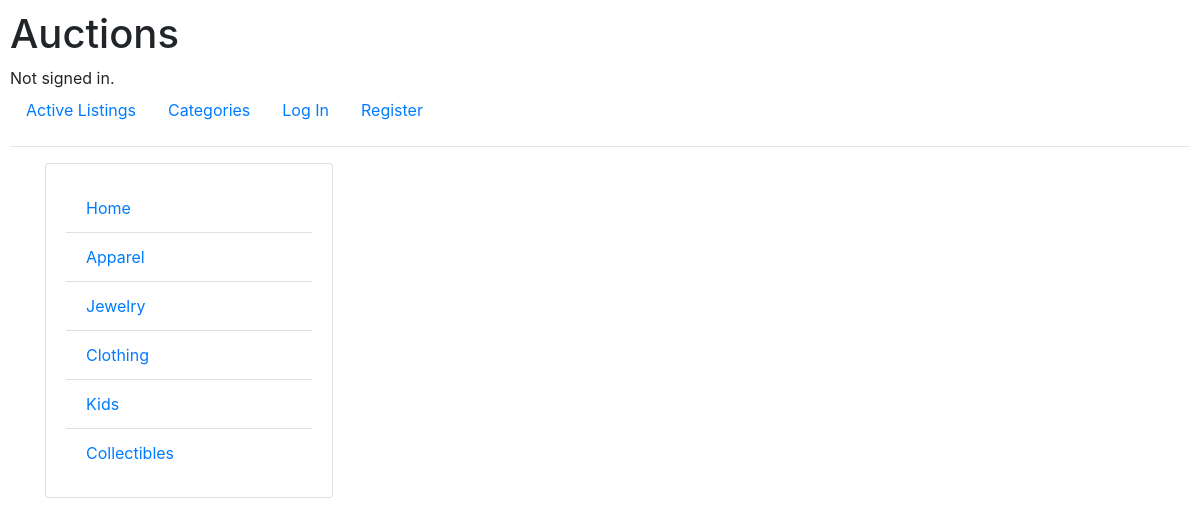
/category, run on an earlier commit of the app's database.
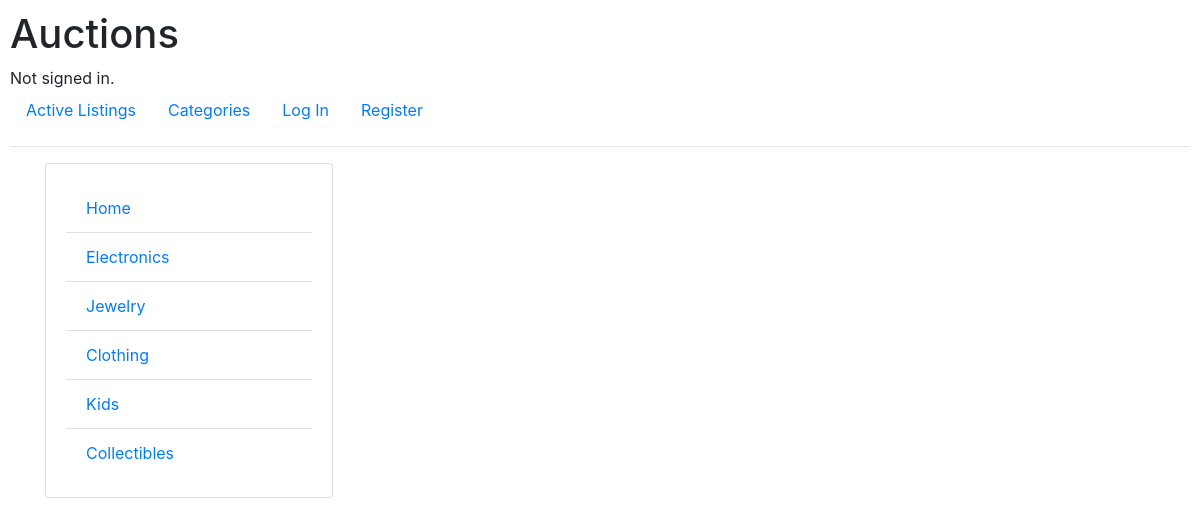
And on a later commit of the database.
### auctions/models.py (models this page shows)
class Category(models.Model):
    category = models.CharField(max_length=20)

### auctions/views.py (the view)
# urls.py: path("category", views.category, name="category"),
def category(request):
    try:
        categories = Category.objects.values_list()
        category = [row[1] for row in categories]
        return render(request, "auctions/categories.html", {
            "categories": category
        })
    except:
        return render(request, "auctions/message_banner.html", {
                "message": "Sorry categories could not be retrieved, \
                    please try again !!"
            })

### auctions/templates/auctions/categories.html
{% extends "auctions/layout.html" %}
{% block body %}
<div class="container">
<div class="card card-body" style="width: 18rem;">
    <ul class="list-group list-group-flush">
        {% for category in categories %}
        <li class="list-group-item"><a href="{% url 'auctions:categorylisting' category %}">
            {{ category }}</a></li>
        {% endfor %}
    </ul>
  </div>
</div>
{% endblock %}

What changed in the data, as far as the page shows it:
changed Category: category "Apparel" → "Electronics" (drawn)
Also different on the page:
new list line: "Electronics"
list line gone: "Apparel"
